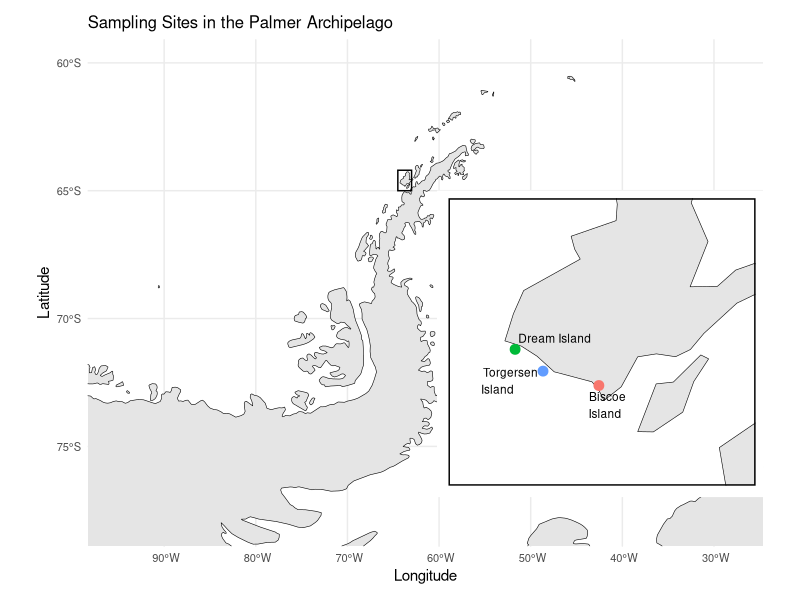
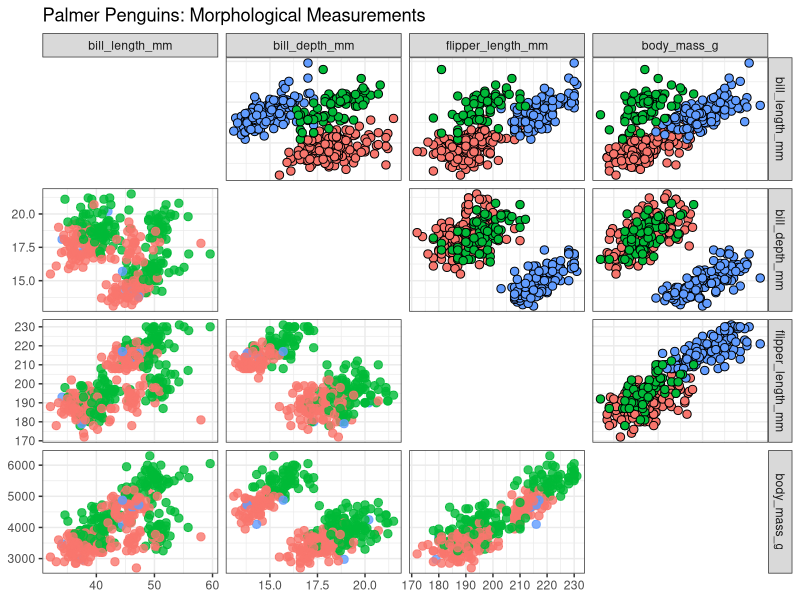

These charts were generated, in order, by the following R code:
######
# Script : Palmer Penguins data exploration
# Author: Sofía Zorrilla
# Date: 2025-03-19
# Description: 
# Arguments:
#   - Input: 
#   - Output: 
#######


# Load packages -----------------------------------------------------------

library(tidyverse)
library(rnaturalearth)
library(rnaturalearthdata)
library(palmerpenguins)
library(patchwork)
library(ggrepel)
library(GGally)


# Data --------------------------------------------------------------------

data("penguins")

# Coordenadas obtenidas a partir del artículo original (https://doi.org/10.1371/journal.pone.0090081)
coordinates <- data.frame(
  Island = c("Biscoe\nIsland", "Torgersen\nIsland", "Dream Island"),
  Latitude = c(-64.800, -64.767, -64.717),
  Longitude = c(-63.767, -64.067, -64.217)
)

# Sampling map ------------------------------------------------------------

# Get Antarctica and nearby islands data
antarctica <- ne_countries(scale = "medium", continent = "antarctica", returnclass = "sf")

# Main map (Antarctica)
main_map <- ggplot(data = antarctica) +
  geom_sf(fill = "gray90", color = "black") +
  theme_minimal() +
  geom_rect(
    xmin = -64.5, xmax = -63, ymin = -65, ymax = -64.2,
    color = "black", fill = NA, linewidth = 0.5
  ) +
  labs(title = "Sampling Sites in the Palmer Archipelago", x = "Longitude", y = "Latitude") +
  coord_sf(xlim = c(-95, -28), ylim = c(-78, -60)) +
  theme(
    axis.text = element_text(size = 8),
    plot.title = element_text(size = 12)
  )

# Inset map (Palmer Archipelago region)
inset_map <- ggplot(data = antarctica) +
  geom_sf(fill = "gray90", color = "black") +
  geom_point(data = coordinates, aes(x = Longitude, y = Latitude, color = Island), size = 3) +
  geom_text_repel(data = coordinates, aes(x = Longitude, y = Latitude, label = Island), 
            hjust = -0.1, vjust = 0.5, size = 3) +
  theme_bw()+
  theme(legend.position = "none",
        axis.text = element_blank(),
        axis.ticks = element_blank(), 
        axis.title = element_blank(),
        panel.border = element_rect(color = 'black', size = 1),
        panel.grid = element_blank()) +
  coord_sf(xlim = c(-64.5, -63), ylim = c(-65, -64.4)) +
  labs(x = "Longitude", y = "Latitude")

# Combine the main and inset map
final_map <- main_map +
  inset_element(inset_map,  left = 0.55,    # Start near the right side
                bottom = 0.10,  # Start close to the bottom
                right = 0.99,   # End near the right edge
                top = 0.75,      # End partway up from the bottom
                align_to = 'full')

# Display the map
final_map



# Sampling size table --------------------------------------------------------

# Sampling size
levels(penguins$sex) <- c("female", "male","Unkn.")
levels(penguins$species) <- c("P. adelie", "P. chinstrap", "P. gentoo")
penguins$sex[is.na(penguins$sex)] <- "Unkn."

library(kableExtra)

penguins %>% 
  # Summarize data by species, island, and sex
  summarise(n = n(), .by = c(species, island, sex)) %>% 
  
  # Convert count to character to allow empty string
  mutate(n = as.character(n)) %>% 
  
  # Reshape data to wide format
  pivot_wider(
    id_cols = c(species, island), 
    names_from = sex, 
    values_from = n, 
    values_fill = list(n = "")
  ) %>% 
  
  # Create kable table
  kbl(
    caption = "Summary of Penguin Counts by Species, Island, and Sex", 
    col.names = c("Species", "Island", "Male", "Female", "Unkn.")
  ) %>% 
  
  # Bold column labels
  kable_styling(
    full_width = FALSE, 
    bootstrap_options = c("striped", "hover"), 
    font_size = 14
  ) %>% 
  
  # Italicize species names in row groups
  column_spec(1, italic = TRUE)


# Visualization of variables per sex -------------------------------------

data(penguins)

penguins%>%
  filter(!is.na(sex)) %>%
  select(-c(island, year)) %>%
  ggpairs(
    columns = 2:5,
    mapping = aes(color = sex, fill = species), 
    upper = list(continuous = wrap("points", shape = 21, size = 2.5, mapping = aes( fill = sex), color = "black")),  
    diag = list(continuous = "blank"), 
    lower = list(continuous = wrap("points", size = 2.5, alpha = 0.8)) 
  ) +
  theme_bw() +
  labs(title = "Palmer Penguins: Morphological Measurements") +
  theme(legend.position = "bottom")
